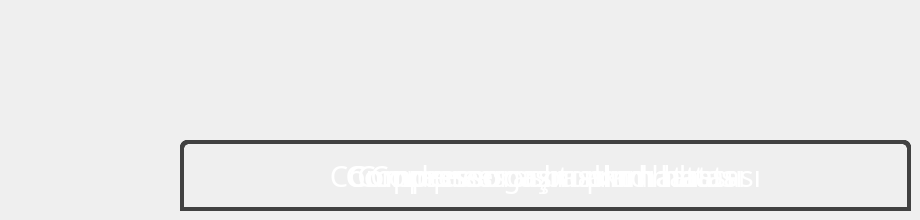
          <widget class="QWidget" name="coolerFault">
           <widget class="QLabel" name="laFault61">
            <property name="geometry">
             <rect>
              <x>180</x>
              <y>140</y>
              <width>731</width>
              <height>71</height>
             </rect>
            </property>
            <property name="font">
             <font>
              <family>Arial Black</family>
              <pointsize>22</pointsize>
              <weight>10</weight>
              <italic>false</italic>
              <bold>false</bold>
             </font>
            </property>
            <property name="styleSheet">
             <string notr="true">background-color: qlineargradient(x1: 0, y1: 0, x2: 0, y2: 1,
                                stop: 0  rgb(125, 85, 0), stop: 0.4  rgb(255,100, 0),
                                stop: 0.5  rgb(255, 100, 0), stop: 1.0  rgb(125, 85,0 ));
font: 87 22pt &quot;Arial Black&quot;;
color: rgb(255, 255, 255);
border: 4px solid rgb(65, 65, 65);
    border-top-left-radius: 8px;
    border-top-right-radius: 8px;</string>
            </property>
            <property name="text">
             <string>Compressor basınc hatası</string>
            </property>
            <property name="alignment">
             <set>Qt::AlignCenter</set>
            </property>
           </widget>
           <widget class="QLabel" name="laFault62">
            <property name="geometry">
             <rect>
              <x>180</x>
              <y>140</y>
              <width>731</width>
              <height>71</height>
             </rect>
            </property>
            <property name="font">
             <font>
              <family>Arial Black</family>
              <pointsize>22</pointsize>
              <weight>10</weight>
              <italic>false</italic>
              <bold>false</bold>
             </font>
            </property>
            <property name="styleSheet">
             <string notr="true">background-color: qlineargradient(x1: 0, y1: 0, x2: 0, y2: 1,
                                stop: 0  rgb(125, 85, 0), stop: 0.4  rgb(255,100, 0),
                                stop: 0.5  rgb(255, 100, 0), stop: 1.0  rgb(125, 85,0 ));
font: 87 22pt &quot;Arial Black&quot;;
color: rgb(255, 255, 255);
border: 4px solid rgb(65, 65, 65);
    border-top-left-radius: 8px;
    border-top-right-radius: 8px;</string>
            </property>
            <property name="text">
             <string>Compressor aşırı akım hatası</string>
            </property>
            <property name="alignment">
             <set>Qt::AlignCenter</set>
            </property>
           </widget>
           <widget class="QLabel" name="laFault63">
            <property name="geometry">
             <rect>
              <x>180</x>
              <y>140</y>
              <width>731</width>
              <height>71</height>
             </rect>
            </property>
            <property name="font">
             <font>
              <family>Arial Black</family>
              <pointsize>22</pointsize>
              <weight>10</weight>
              <italic>false</italic>
              <bold>false</bold>
             </font>
            </property>
            <property name="styleSheet">
             <string notr="true">background-color: qlineargradient(x1: 0, y1: 0, x2: 0, y2: 1,
                                stop: 0  rgb(125, 85, 0), stop: 0.4  rgb(255,100, 0),
                                stop: 0.5  rgb(255, 100, 0), stop: 1.0  rgb(125, 85,0 ));
font: 87 22pt &quot;Arial Black&quot;;
color: rgb(255, 255, 255);
border: 4px solid rgb(65, 65, 65);
    border-top-left-radius: 8px;
    border-top-right-radius: 8px;</string>
            </property>
            <property name="text">
             <string>Compressor aşırı ısındı hatası</string>
            </property>
            <property name="alignment">
             <set>Qt::AlignCenter</set>
            </property>
           </widget>
           <widget class="QLabel" name="laFault64">
            <property name="geometry">
             <rect>
              <x>180</x>
              <y>140</y>
              <width>731</width>
              <height>71</height>
             </rect>
            </property>
            <property name="font">
             <font>
              <family>Arial Black</family>
              <pointsize>22</pointsize>
              <weight>10</weight>
              <italic>false</italic>
              <bold>false</bold>
             </font>
            </property>
            <property name="styleSheet">
             <string notr="true">background-color: qlineargradient(x1: 0, y1: 0, x2: 0, y2: 1,
                                stop: 0  rgb(125, 85, 0), stop: 0.4  rgb(255,100, 0),
                                stop: 0.5  rgb(255, 100, 0), stop: 1.0  rgb(125, 85,0 ));
font: 87 22pt &quot;Arial Black&quot;;
color: rgb(255, 255, 255);
border: 4px solid rgb(65, 65, 65);
    border-top-left-radius: 8px;
    border-top-right-radius: 8px;</string>
            </property>
            <property name="text">
             <string>Compressor gaz toplama hatası</string>
            </property>
            <property name="alignment">
             <set>Qt::AlignCenter</set>
            </property>
           </widget>
           <widget class="QLabel" name="laFault65">
            <property name="geometry">
             <rect>
              <x>180</x>
              <y>140</y>
              <width>731</width>
              <height>71</height>
             </rect>
            </property>
            <property name="font">
             <font>
              <family>Arial Black</family>
              <pointsize>22</pointsize>
              <weight>10</weight>
              <italic>false</italic>
              <bold>false</bold>
             </font>
            </property>
            <property name="styleSheet">
             <string notr="true">background-color: qlineargradient(x1: 0, y1: 0, x2: 0, y2: 1,
                                stop: 0  rgb(125, 85, 0), stop: 0.4  rgb(255,100, 0),
                                stop: 0.5  rgb(255, 100, 0), stop: 1.0  rgb(125, 85,0 ));
font: 87 22pt &quot;Arial Black&quot;;
color: rgb(255, 255, 255);
border: 4px solid rgb(65, 65, 65);
    border-top-left-radius: 8px;
    border-top-right-radius: 8px;</string>
            </property>
            <property name="text">
             <string>Condenser asırı akım hatası</string>
            </property>
            <property name="alignment">
             <set>Qt::AlignCenter</set>
            </property>
           </widget>
          </widget>
